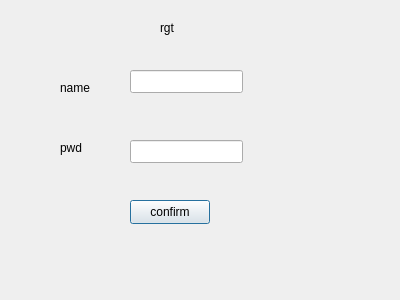
<?xml version="1.0" encoding="UTF-8"?>
<ui version="4.0">
 <class>registerwidget</class>
 <widget class="QDialog" name="registerwidget">
  <property name="geometry">
   <rect>
    <x>0</x>
    <y>0</y>
    <width>400</width>
    <height>300</height>
   </rect>
  </property>
  <property name="windowTitle">
   <string>Dialog</string>
  </property>
  <widget class="QLabel" name="label_3">
   <property name="geometry">
    <rect>
     <x>60</x>
     <y>140</y>
     <width>54</width>
     <height>16</height>
    </rect>
   </property>
   <property name="text">
    <string>pwd</string>
   </property>
  </widget>
  <widget class="QLabel" name="label_2">
   <property name="geometry">
    <rect>
     <x>60</x>
     <y>80</y>
     <width>54</width>
     <height>16</height>
    </rect>
   </property>
   <property name="text">
    <string>name</string>
   </property>
  </widget>
  <widget class="QLabel" name="label">
   <property name="geometry">
    <rect>
     <x>160</x>
     <y>20</y>
     <width>54</width>
     <height>16</height>
    </rect>
   </property>
   <property name="text">
    <string>rgt</string>
   </property>
  </widget>
  <widget class="QLineEdit" name="lineEdit">
   <property name="geometry">
    <rect>
     <x>130</x>
     <y>70</y>
     <width>113</width>
     <height>23</height>
    </rect>
   </property>
  </widget>
  <widget class="QPushButton" name="pushButton">
   <property name="geometry">
    <rect>
     <x>130</x>
     <y>200</y>
     <width>80</width>
     <height>24</height>
    </rect>
   </property>
   <property name="text">
    <string>confirm</string>
   </property>
  </widget>
  <widget class="QLineEdit" name="lineEdit_2">
   <property name="geometry">
    <rect>
     <x>130</x>
     <y>140</y>
     <width>113</width>
     <height>23</height>
    </rect>
   </property>
  </widget>
 </widget>
 <resources/>
 <connections/>
</ui>
